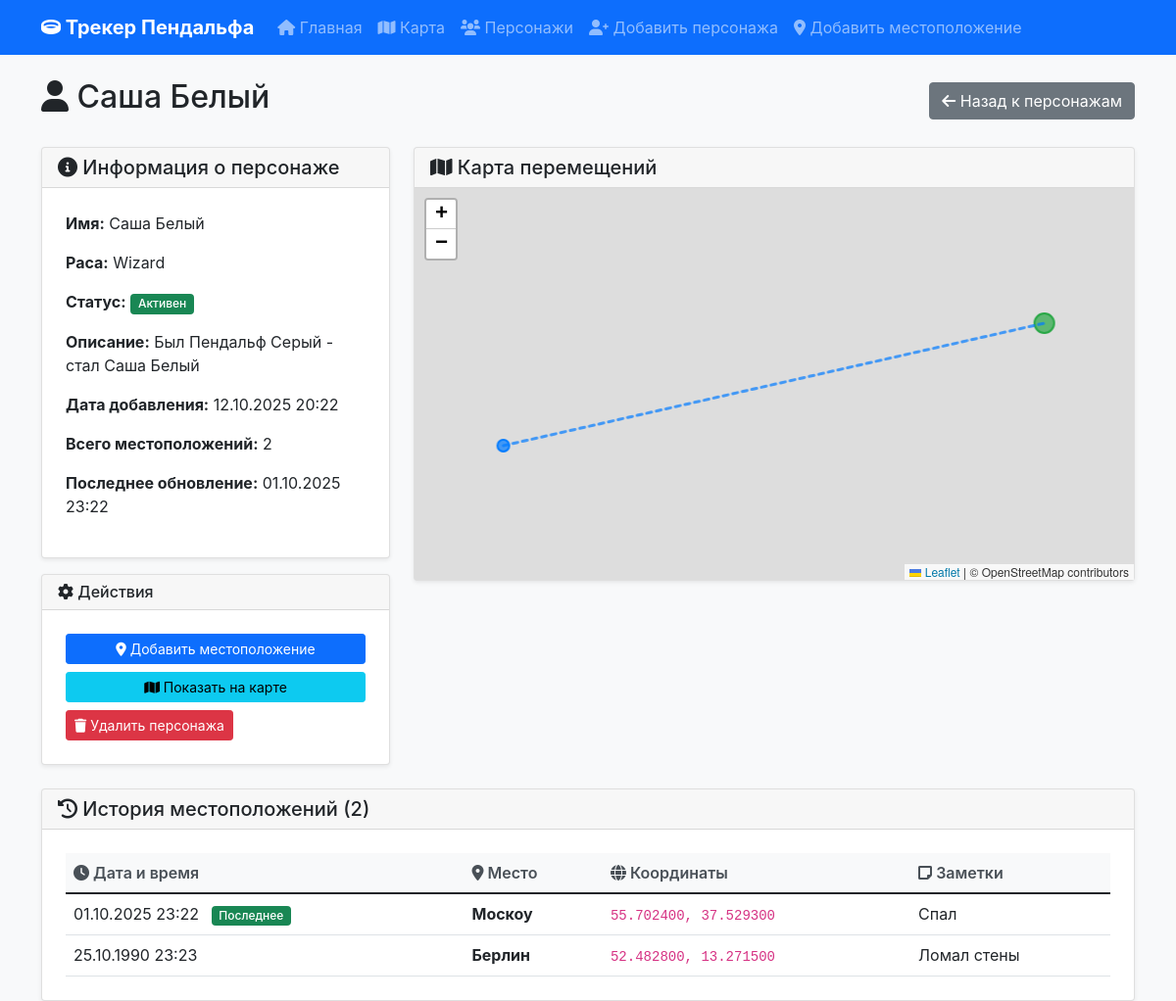
/character/5, run on the app's committed database.
### app.py (models this page shows)
class Character(db.Model):
    id = db.Column(db.Integer, primary_key=True)
    name = db.Column(db.String(100), nullable=False, unique=True)
    description = db.Column(db.Text)
    race = db.Column(db.String(50))
    status = db.Column(db.String(20), default='active')  # active, inactive, lost
    created_at = db.Column(db.DateTime, default=datetime.utcnow)
    locations = db.relationship('Location', backref='character', lazy=True, cascade='all, delete-orphan')

class Location(db.Model):
    id = db.Column(db.Integer, primary_key=True)
    character_id = db.Column(db.Integer, db.ForeignKey('character.id'), nullable=False)
    latitude = db.Column(db.Float, nullable=False)
    longitude = db.Column(db.Float, nullable=False)
    timestamp = db.Column(db.DateTime, nullable=False, default=datetime.utcnow)
    notes = db.Column(db.Text)
    location_name = db.Column(db.String(200))  # Например: "Шир", "Ривенделл", "Мория"

### app.py (the view)
@app.route('/character/<int:character_id>')
def character_detail(character_id):
    character = Character.query.get_or_404(character_id)
    locations = Location.query.filter_by(character_id=character_id).order_by(Location.timestamp.desc()).all()
    return render_template('character_detail.html', character=character, locations=locations)

### templates/character_detail.html (shortened to what this page needs)
{% extends "base.html" %}
{% block content %}
<div class="row mb-3">
    <div class="col-12">
        <div class="d-flex justify-content-between align-items-center">
            <h2>
                <i class="fas fa-user"></i>
                {{ character.name }}
            </h2>
            <a href="{{ url_for('characters') }}" class="btn btn-secondary">
                <i class="fas fa-arrow-left"></i>
                Назад к персонажам
            </a>
        </div>
    </div>
</div>
<div class="row mb-4">
    <div class="col-md-4">
        <div class="card">
            <div class="card-header">
                <h5 class="mb-0">
                    <i class="fas fa-info-circle"></i>
                    Информация о персонаже
                </h5>
            </div>
            <div class="card-body">
                <p><strong>Имя:</strong> {{ character.name }}</p>
                <p><strong>Раса:</strong> {{ character.race.title() if character.race else 'Не указана' }}</p>
                <p><strong>Статус:</strong>
                    {% if character.status == 'active' %}
                        <span class="badge bg-success">Активен</span>
                    {% elif character.status == 'inactive' %}
                        <span class="badge bg-secondary">Неактивен</span>
                    {% else %}
                        <span class="badge bg-warning">{{ character.status.title() }}</span>
                    {% endif %}
                </p>
                {% if character.description %}
                <p><strong>Описание:</strong> {{ character.description }}</p>
                {% endif %}
                <p><strong>Дата добавления:</strong> {{ character.created_at.strftime('%d.%m.%Y %H:%M') }}</p>
                <p><strong>Всего местоположений:</strong> {{ locations|length }}</p>
                {% if locations %}
                <p><strong>Последнее обновление:</strong> {{ locations[0].timestamp.strftime('%d.%m.%Y %H:%M') }}</p>
                {% endif %}
            </div>
        </div>
        <div class="card mt-3">
            <div class="card-header">
                <h6 class="mb-0">
                    <i class="fas fa-cog"></i>
                    Действия
                </h6>
            </div>
            <div class="card-body">
                <a href="{{ url_for('add_location') }}" class="btn btn-primary btn-sm d-block mb-2">
                    <i class="fas fa-map-marker-alt"></i>
                    Добавить местоположение
                </a>
                <a href="{{ url_for('map_view') }}?character_id={{ character.id }}" class="btn btn-info btn-sm d-block mb-2">
                    <i class="fas fa-map"></i>
                    Показать на карте
                </a>
                <form method="POST" action="{{ url_for('delete_character', character_id=character.id) }}" class="d-inline w-100" onsubmit="return confirm('Вы уверены, что хотите удалить {{ character.name }}? Все связанные местоположения также будут удалены!')">
                    <button type="submit" class="btn btn-danger btn-sm d-block">
                        <i class="fas fa-trash"></i>
                        Удалить персонажа
                    </button>
                </form>
            </div>
        </div>
    </div>
    <div class="col-md-8">
        <div class="card">
            <div class="card-header">
                <h5 class="mb-0">
                    <i class="fas fa-map"></i>
                    Карта перемещений
                </h5>
            </div>
            <div class="card-body p-0">
                <div id="characterMap" style="height: 400px;"></div>
            </div>
        </div>
    </div>
</div>
<div class="row">
    <div class="col-12">
        <div class="card">
            <div class="card-header">
                <h5 class="mb-0">
                    <i class="fas fa-history"></i>
                    История местоположений ({{ locations|length }})
                </h5>
            </div>
            <div class="card-body">
                {% if locations %}
                <div class="table-responsive">
                    <table class="table table-hover">
                        <thead>
                            <tr>
                                <th><i class="fas fa-clock"></i> Дата и время</th>
                                <th><i class="fas fa-map-marker-alt"></i> Место</th>
                                <th><i class="fas fa-globe"></i> Координаты</th>
                                <th><i class="fas fa-sticky-note"></i> Заметки</th>
                            </tr>
                        </thead>
                        <tbody>
                            {% for location in locations %}
                            <tr>
                                <td>
                                    {{ location.timestamp.strftime('%d.%m.%Y %H:%M') }}
                                    {% if loop.first %}
                                        <span class="badge bg-success ms-2">Последнее</span>
                                    {% endif %}
                                </td>
                                <td>
                                    {% if location.location_name %}
                                        <strong>{{ location.location_name }}</strong>
                                    {% else %}
                                        <em class="text-muted">Не указано</em>
                                    {% endif %}
                                </td>
                                <td>
                                    <code>{{ "%.6f, %.6f"|format(location.latitude, location.longitude) }}</code>
                                </td>
                                <td>
                                    {% if location.notes %}
                                        {{ location.notes[:100] }}{% if location.notes|length > 100 %}...{% endif %}
                                    {% else %}
                                        <em class="text-muted">Нет заметок</em>
                                    {% endif %}
                                </td>
                            </tr>
                            {% endfor %}
                        </tbody>
                    </table>
                </div>
                {% endif %}
            </div>
        </div>
    </div>
</div>
{% endblock %}

### static/css/style.css (style rules this page uses)
body { font-family: -apple-system, BlinkMacSystemFont, 'Segoe UI', Roboto, 'Helvetica Neue', Arial, sans-serif; background-color: #f8f9fa; }
.card { box-shadow: 0 0.125rem 0.25rem rgba(0, 0, 0, 0.075); border: 1px solid rgba(0, 0, 0, 0.125); transition: box-shadow 0.15s ease-in-out; }
.btn { transition: all 0.2s ease-in-out; }
.table { margin-bottom: 0; }
.table th { border-top: none; font-weight: 600; color: #495057; background-color: #f8f9fa; }
.badge { font-weight: 500; }
.card-body { padding: 1.5rem; }
.mb-3 { margin-bottom: 1.5rem !important; }

### data on the page
Character: name "Саша Белый", race "Wizard", description "Был Пендальф Серый - стал Саша Белый", created_at "12.10.2025 20:22"
Location: timestamp "01.10.2025 23:22", shows "Последнее", location_name "Москоу", latitude+longitude "55.702400, 37.529300", notes "Спал"
Location: timestamp "25.10.1990 23:23", location_name "Берлин", latitude+longitude "52.482800, 13.271500", notes "Ломал стены"

### other printed values
{{ locations|length }} "2"
